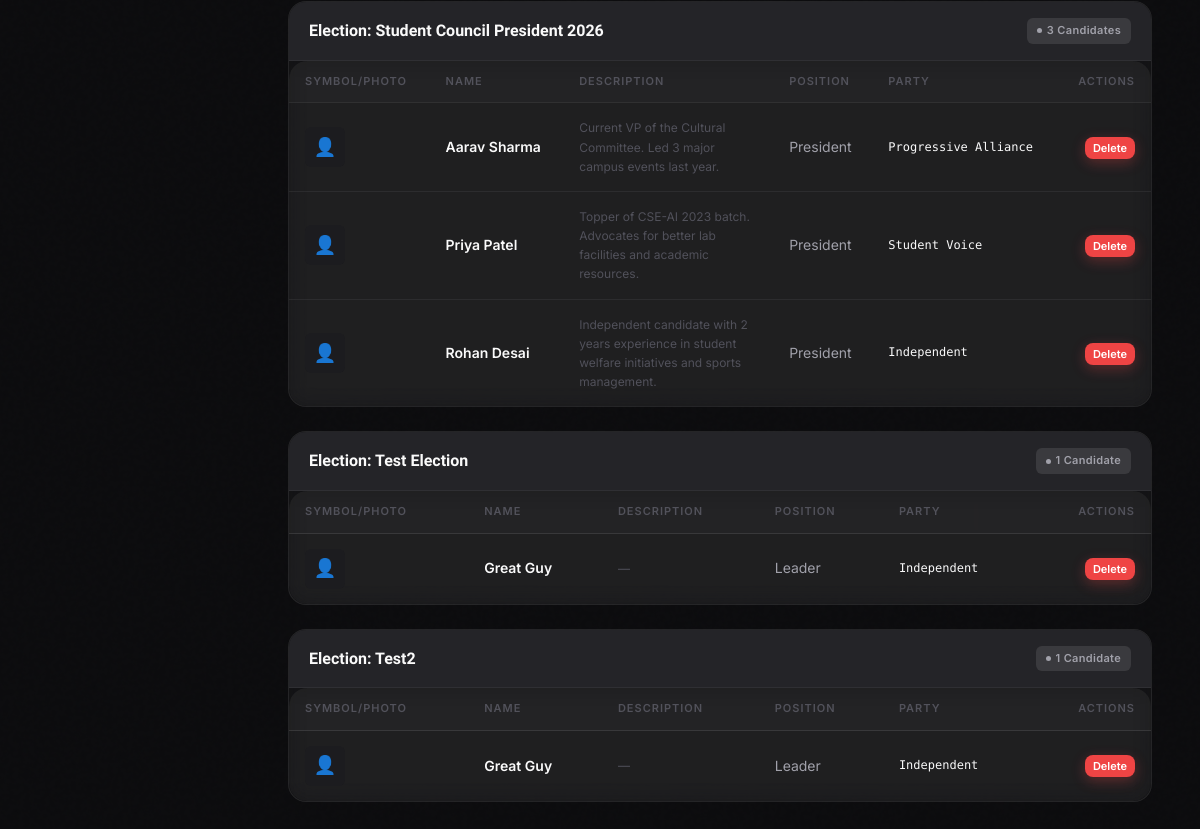
Page /admin/candidates (signed in, lower part) on the earlier database version.
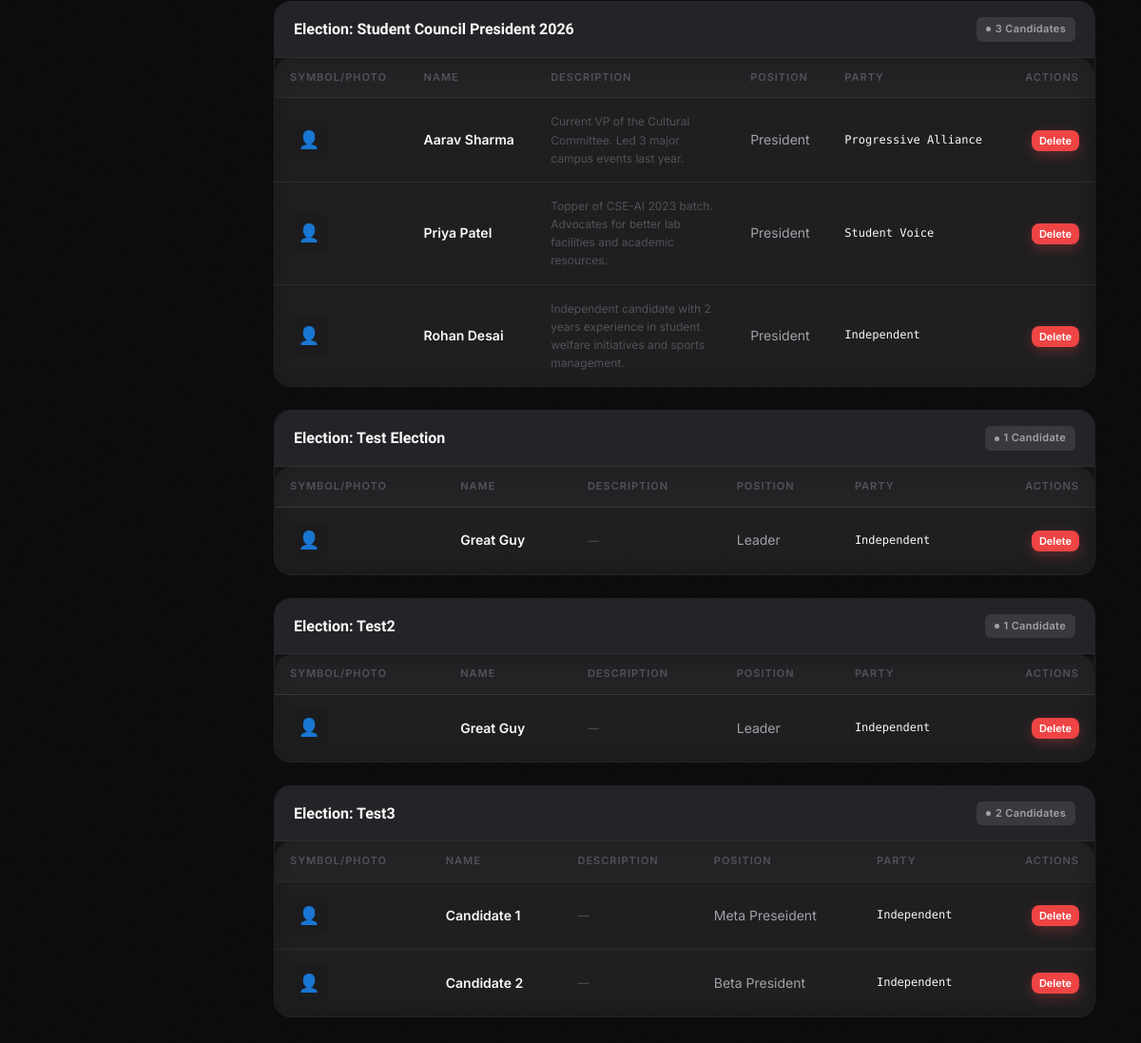
Same page on the later database version.
### tables this page shows
CREATE TABLE candidates (
            candidate_id   INTEGER PRIMARY KEY AUTOINCREMENT,
            election_id    INTEGER NOT NULL REFERENCES elections(election_id),
            candidate_name TEXT NOT NULL,
            position       TEXT NOT NULL,
            party_name     TEXT,
            symbol_path    TEXT
        , description TEXT DEFAULT '');

CREATE TABLE elections (
            election_id    INTEGER PRIMARY KEY AUTOINCREMENT,
            election_title TEXT NOT NULL,
            start_date     TEXT NOT NULL,
            end_date       TEXT NOT NULL,
            roll_start     TEXT NOT NULL,
            roll_end       TEXT NOT NULL
        , description TEXT DEFAULT '', position_role TEXT DEFAULT '', eligible_type TEXT DEFAULT 'department', results_published INTEGER DEFAULT 0);

### app.py (the view)
@app.route('/admin/candidates')
@admin_required
def admin_candidates():
    db = get_db()
    elections  = db.execute("SELECT * FROM elections ORDER BY election_id DESC").fetchall()
    candidates = db.execute("""
        SELECT c.*, e.election_title
        FROM candidates c
        JOIN elections e ON c.election_id=e.election_id
        ORDER BY c.election_id DESC, c.candidate_id ASC
    """).fetchall()
    db.close()
    return render_template('admin/candidates.html', elections=elections, candidates=candidates)

### app.py (called while the page is built)
def admin_required(f):
    @wraps(f)
    def decorated(*args, **kwargs):
        if not session.get('admin_logged_in'):
            return redirect(url_for('admin_login'))
        return f(*args, **kwargs)
    return decorated

### database.py (called while the page is built)
def get_db():
    conn = sqlite3.connect(DB_PATH)
    conn.row_factory = sqlite3.Row
    conn.execute("PRAGMA foreign_keys = ON")
    return conn

### templates/admin/candidates.html (shortened to what this page needs)
{% extends "base_admin.html" %}
{% block content %}
{% if candidates %}
  {% for election_title, group in candidates|groupby('election_title') %}
  <div class="card" style="margin-bottom:24px;padding:0;border:1px solid rgba(255,255,255,0.08);overflow:hidden;">
    <div style="background:var(--bg-3);padding:16px 20px;border-bottom:1px solid rgba(255,255,255,0.05);display:flex;justify-content:space-between;align-items:center;">
      <h2 style="font-family:var(--font-display);font-size:16px;font-weight:600;color:var(--text-0);margin:0;">
        Election: {{ election_title }}
      </h2>
      <span class="badge" style="background:rgba(255,255,255,0.1);color:var(--text-1);">
        {{ group|length }} Candidate{% if group|length != 1 %}s{% endif %}
      </span>
    </div>
    <div class="table-wrap" style="margin:0;border:none;">
      <table class="data-table" style="margin:0;border:none;">
        <thead>
          <tr>
            <th>Symbol/Photo</th>
            <th>Name</th>
            <th>Description</th>
            <th>Position</th>
            <th>Party</th>
            <th style="text-align:right;">Actions</th>
          </tr>
        </thead>
        <tbody>
          {% for c in group %}
          <tr>
            <td>
              {% if c.symbol_path %}
                <img src="{{ url_for('static', filename=c.symbol_path) }}"
                     style="width:40px;height:40px;object-fit:cover;border-radius:6px;background:var(--bg-2);">
              {% else %}
                <div style="width:40px;height:40px;border-radius:6px;background:var(--bg-2);display:flex;align-items:center;justify-content:center;font-size:18px;">👤</div>
              {% endif %}
            </td>
            <td style="color:var(--text-0);font-weight:600;">{{ c.candidate_name }}</td>
            <td style="font-size:12px;color:var(--text-2);max-width:200px;white-space:normal;">{{ c.description or '—' }}</td>
            <td>{{ c.position }}</td>
            <td class="mono" style="font-size:12px;">{{ c.party_name or 'Independent' }}</td>
            <td style="text-align:right;">
              <form method="POST" action="{{ url_for('admin_candidate_delete', candidate_id=c.candidate_id) }}"
                    onsubmit="return confirm('Delete candidate {{ c.candidate_name }}?');" style="margin:0;">
                <button type="submit" class="btn-danger btn-sm" style="padding:4px 8px;font-size:11px;">Delete</button>
              </form>
            </td>
          </tr>
          {% endfor %}
        </tbody>
      </table>
    </div>
  </div>
  {% endfor %}
{% else %}
  <div class="empty-state">
    <div class="empty-state-icon">🗳️</div>
    <div class="empty-state-title">No candidates yet</div>
    <p>Add candidates to your elections to allow voting.</p>
  </div>
{% endif %}
{% endblock %}

### templates/base_admin.html (shortened to what this page needs)
<!DOCTYPE html>
<html lang="en">
<head>
  <link rel="stylesheet" href="{{ url_for('static', filename='css/main.css') }}">
</head>
<body>
  <div class="admin-layout">
    <main class="content-area">
      {% block content %}{% endblock %}
    </main>
  </div>
</body>
</html>

### static/css/main.css (style rules this page uses)
:root { --bg-0: #0C0C0E; --bg-1: #141416; --bg-2: #1C1C1F; --bg-3: #242428; --accent: #8B5CF6; --accent-2: #6D28D9; --accent-dim: rgba(139,92,246,0.12); --accent-glow: rgba(139,92,246,0.28); --accent-border: rgba(139,92,246,0.35); --success: #10B981; --success-dim: rgba(16,185,129,0.1); --warn: #F59E0B; --warn-dim: rgba(245,158,11,0.1); --danger: #EF4444; --danger-dim: rgba(239,68,68,0.1); --text-0: #FAFAFA; --text-1: #A1A1AA; --text-2: #52525B; --border: rgba(255,255,255,0.06); --border-hi: rgba(139,92,246,0.5); --border-bright: rgba(255,255,255,0.12); --radius-sm: 10px; --radius-md: 14px; --radius-lg: 18px; --radius-xl: 24px; --font-display: 'Plus Jakarta Sans', sans-serif; --font-body: 'Inter', sans-serif; --font-mono: 'DM Mono', monospace; --transition: all 0.2s cubic-bezier(0.4, 0, 0.2, 1); --transition-slow: all 0.35s cubic-bezier(0.4, 0, 0.2, 1); --glass-bg: rgba(255,255,255,0.032); --glass-border: rgba(255,255,255,0.075); --glass-shadow: 0 8px 32px rgba(0,0,0,0.5), 0 1px 0 rgba(255,255,255,0.05) inset; }
*, *::before, *::after { box-sizing: border-box; margin: 0; padding: 0; }
html { font-size: 15px; scroll-behavior: smooth; }
body { background: var(--bg-0); color: var(--text-0); font-family: var(--font-body); line-height: 1.6; -webkit-font-smoothing: antialiased; -moz-osx-font-smoothing: grayscale; }
input, textarea, select, button { font-family: var(--font-body); }
body::before { content: ''; position: fixed; inset: 0; pointer-events: none; z-index: 0; opacity: 0.4; }
.card { background: var(--glass-bg); backdrop-filter: blur(12px); -webkit-backdrop-filter: blur(12px); border: 1px solid var(--glass-border); border-radius: var(--radius-lg); padding: 28px; transition: var(--transition); position: relative; }
.btn-danger { display: inline-flex; align-items: center; justify-content: center; gap: 7px; background: var(--danger); color: #fff; border: none; border-radius: var(--radius-sm); padding: 12px 24px; font-size: 14px; font-weight: 600; cursor: pointer; transition: var(--transition); box-shadow: 0 4px 14px rgba(239,68,68,0.3); }
.btn-sm { padding: 8px 16px; font-size: 13px; border-radius: 8px; }
.badge { display: inline-flex; align-items: center; gap: 5px; padding: 4px 10px; border-radius: 6px; font-size: 11px; font-weight: 600; letter-spacing: 0.03em; }
.badge::before { content: ''; width: 5px; height: 5px; border-radius: 50%; background: currentColor; flex-shrink: 0; }
.data-table { width: 100%; border-collapse: collapse; }
.data-table th { padding: 12px 16px; font-size: 11px; font-weight: 600; letter-spacing: 0.09em; text-transform: uppercase; color: var(--text-2); background: rgba(255,255,255,0.02); border-bottom: 1px solid var(--border); text-align: left; }
.data-table td { padding: 15px 16px; font-size: 14px; color: var(--text-1); border-bottom: 1px solid var(--border); transition: var(--transition); }
.data-table tr:last-child td { border-bottom: none; }
.data-table .mono { font-family: var(--font-mono); color: var(--text-0); font-size: 13px; }
.table-wrap { background: rgba(255,255,255,0.025); backdrop-filter: blur(12px); border: 1px solid var(--border-bright); border-radius: var(--radius-lg); overflow: hidden; }
.admin-layout { display: flex; min-height: 100vh; }
.content-area { margin-left: 240px; padding: 36px clamp(20px, 4vw, 52px); flex: 1; min-width: 0; position: relative; z-index: 1; }

Differences in the rows shown:
added candidates: election_title "Test3", group "2", candidate_name "Candidate 1", description "—", position "Meta Preseident", party_name "Independent"
added candidates: candidate_name "Candidate 2", description "—", position "Beta President", party_name "Independent", shown under "Test3"
